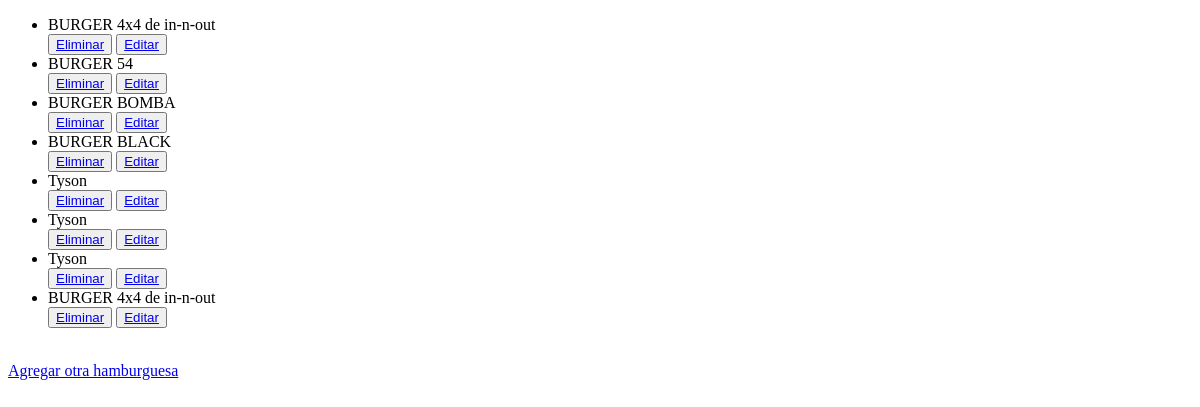
Before: /AppMrBlack/leerhamburguesas/ with the older database file.
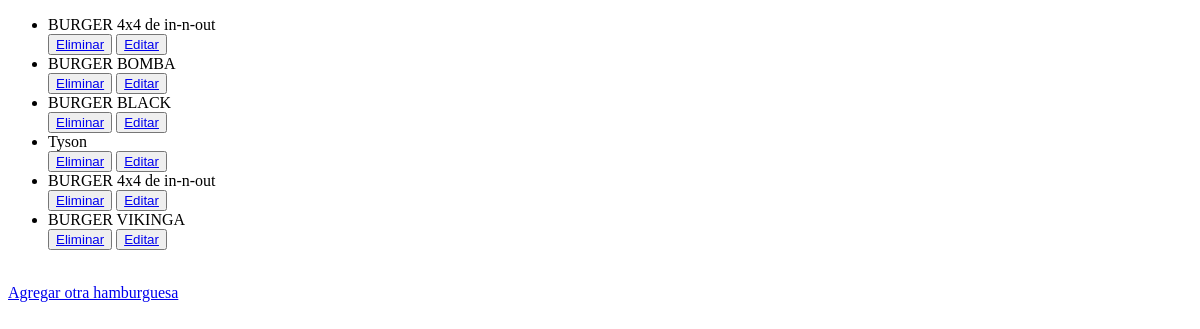
After: the same page with the newer database file.
### AppMrBlack/models.py (models this page shows)
class Hamburguesas(models.Model):
    nombrehamburguesa = models.CharField('nombrehamburguesa',max_length=45)
    tipopan = models.CharField('tipopan',max_length=45)
    tipocarne = models.CharField('tipocarne',max_length=45)
    cantidadmedallones = models.IntegerField()
    aderezo = models.CharField('aderezo',max_length=45)
    salsaMrBlack = models.CharField('salsaMrBlack',max_length=45)
    fechacreacion = models.DateField('fechacreacion')
    def __str__(self):
        return f'{self.nombrehamburguesa}'

### AppMrBlack/views.py (the view)
# urls.py: path('leerhamburguesas/',views.leerHamburguesas,name="leerhamburguesas"),
def leerHamburguesas(request):
    hamburguesa= Hamburguesas.objects.all()
    contexto={"lista_hamburguesa":hamburguesa}
    return render(request,'leerhamburguesas.html',contexto)

### AppMrBlack/templates/leerhamburguesas.html (shortened to what this page needs)
<!DOCTYPE html>
<html lang="en">
<head>
</head>
<body>
    <ul>
        {% for hamburguesa in lista_hamburguesa %}
            <li>{{hamburguesa}}</li>
            <button>
                <a href="{% url 'EliminarHamburguesa' hamburguesa.id %}">Eliminar</a>
            </button>
            <button>
                <a href="{% url 'EditarHamburguesa' hamburguesa.id %}">Editar</a>
            </button>
        {%endfor%}
    </ul>
    <br>
    <a href="/AppMrBlack/HamburguesaFormulario/">Agregar otra hamburguesa</a>
</body>
</html>

Changed rows visible on the page:
removed Hamburguesas: nombrehamburguesa "BURGER 54"
removed Hamburguesas: nombrehamburguesa "Tyson"
removed Hamburguesas: nombrehamburguesa "Tyson"
added Hamburguesas: nombrehamburguesa "BURGER VIKINGA"
